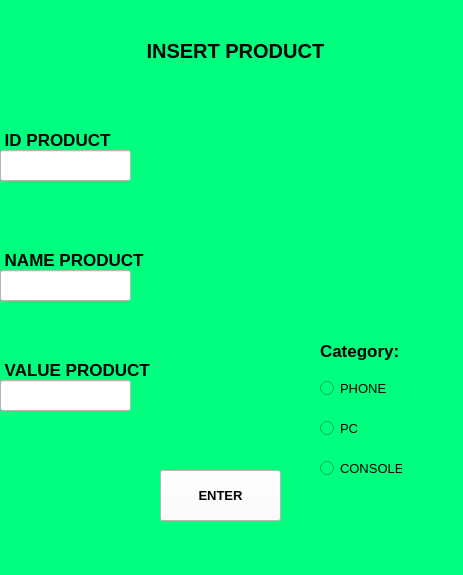
<?xml version="1.0" encoding="UTF-8"?>
<ui version="4.0">
 <class>MainWindow</class>
 <widget class="QMainWindow" name="MainWindow">
  <property name="geometry">
   <rect>
    <x>0</x>
    <y>0</y>
    <width>463</width>
    <height>575</height>
   </rect>
  </property>
  <property name="windowTitle">
   <string>MainWindow</string>
  </property>
  <property name="styleSheet">
   <string notr="true">background-color: rgb(0, 255, 255);
background-color: rgb(0, 255, 127);</string>
  </property>
  <widget class="QWidget" name="centralwidget">
   <widget class="QLabel" name="label">
    <property name="geometry">
     <rect>
      <x>80</x>
      <y>20</y>
      <width>291</width>
      <height>61</height>
     </rect>
    </property>
    <property name="font">
     <font>
      <pointsize>15</pointsize>
      <weight>75</weight>
      <bold>true</bold>
     </font>
    </property>
    <property name="text">
     <string>            INSERT PRODUCT</string>
    </property>
   </widget>
   <widget class="QLabel" name="label_2">
    <property name="geometry">
     <rect>
      <x>0</x>
      <y>130</y>
      <width>151</width>
      <height>20</height>
     </rect>
    </property>
    <property name="font">
     <font>
      <pointsize>13</pointsize>
      <weight>75</weight>
      <bold>true</bold>
     </font>
    </property>
    <property name="text">
     <string> ID PRODUCT</string>
    </property>
   </widget>
   <widget class="QLabel" name="label_3">
    <property name="geometry">
     <rect>
      <x>0</x>
      <y>250</y>
      <width>171</width>
      <height>20</height>
     </rect>
    </property>
    <property name="font">
     <font>
      <pointsize>13</pointsize>
      <weight>75</weight>
      <bold>true</bold>
     </font>
    </property>
    <property name="text">
     <string> NAME PRODUCT</string>
    </property>
   </widget>
   <widget class="QLabel" name="label_4">
    <property name="geometry">
     <rect>
      <x>0</x>
      <y>360</y>
      <width>171</width>
      <height>20</height>
     </rect>
    </property>
    <property name="font">
     <font>
      <pointsize>13</pointsize>
      <weight>75</weight>
      <bold>true</bold>
     </font>
    </property>
    <property name="text">
     <string> VALUE PRODUCT</string>
    </property>
   </widget>
   <widget class="QLineEdit" name="lineEdit">
    <property name="geometry">
     <rect>
      <x>0</x>
      <y>150</y>
      <width>131</width>
      <height>31</height>
     </rect>
    </property>
    <property name="styleSheet">
     <string notr="true">	
background-color: rgb(255, 255, 255);</string>
    </property>
   </widget>
   <widget class="QLineEdit" name="lineEdit_2">
    <property name="geometry">
     <rect>
      <x>0</x>
      <y>270</y>
      <width>131</width>
      <height>31</height>
     </rect>
    </property>
    <property name="styleSheet">
     <string notr="true">background-color: rgb(255, 255, 255);</string>
    </property>
   </widget>
   <widget class="QLineEdit" name="lineEdit_3">
    <property name="geometry">
     <rect>
      <x>0</x>
      <y>380</y>
      <width>131</width>
      <height>31</height>
     </rect>
    </property>
    <property name="styleSheet">
     <string notr="true">background-color: rgb(255, 255, 255);</string>
    </property>
   </widget>
   <widget class="QRadioButton" name="radioButton">
    <property name="geometry">
     <rect>
      <x>320</x>
      <y>460</y>
      <width>82</width>
      <height>17</height>
     </rect>
    </property>
    <property name="font">
     <font>
      <pointsize>10</pointsize>
     </font>
    </property>
    <property name="text">
     <string>CONSOLE </string>
    </property>
   </widget>
   <widget class="QRadioButton" name="radioButton_2">
    <property name="geometry">
     <rect>
      <x>320</x>
      <y>420</y>
      <width>82</width>
      <height>17</height>
     </rect>
    </property>
    <property name="font">
     <font>
      <pointsize>10</pointsize>
     </font>
    </property>
    <property name="text">
     <string>PC</string>
    </property>
   </widget>
   <widget class="QRadioButton" name="radioButton_3">
    <property name="geometry">
     <rect>
      <x>320</x>
      <y>380</y>
      <width>82</width>
      <height>17</height>
     </rect>
    </property>
    <property name="font">
     <font>
      <pointsize>10</pointsize>
     </font>
    </property>
    <property name="text">
     <string>PHONE</string>
    </property>
   </widget>
   <widget class="QLabel" name="label_5">
    <property name="geometry">
     <rect>
      <x>320</x>
      <y>340</y>
      <width>111</width>
      <height>21</height>
     </rect>
    </property>
    <property name="font">
     <font>
      <pointsize>13</pointsize>
      <weight>75</weight>
      <bold>true</bold>
     </font>
    </property>
    <property name="text">
     <string>Category:</string>
    </property>
   </widget>
   <widget class="QPushButton" name="pushButton">
    <property name="geometry">
     <rect>
      <x>160</x>
      <y>470</y>
      <width>121</width>
      <height>51</height>
     </rect>
    </property>
    <property name="font">
     <font>
      <pointsize>10</pointsize>
      <weight>75</weight>
      <bold>true</bold>
     </font>
    </property>
    <property name="styleSheet">
     <string notr="true">background-color: rgb(255, 255, 255);</string>
    </property>
    <property name="text">
     <string>ENTER</string>
    </property>
   </widget>
  </widget>
  <widget class="QMenuBar" name="menubar">
   <property name="geometry">
    <rect>
     <x>0</x>
     <y>0</y>
     <width>463</width>
     <height>21</height>
    </rect>
   </property>
  </widget>
  <widget class="QStatusBar" name="statusbar"/>
 </widget>
 <resources/>
 <connections/>
</ui>
